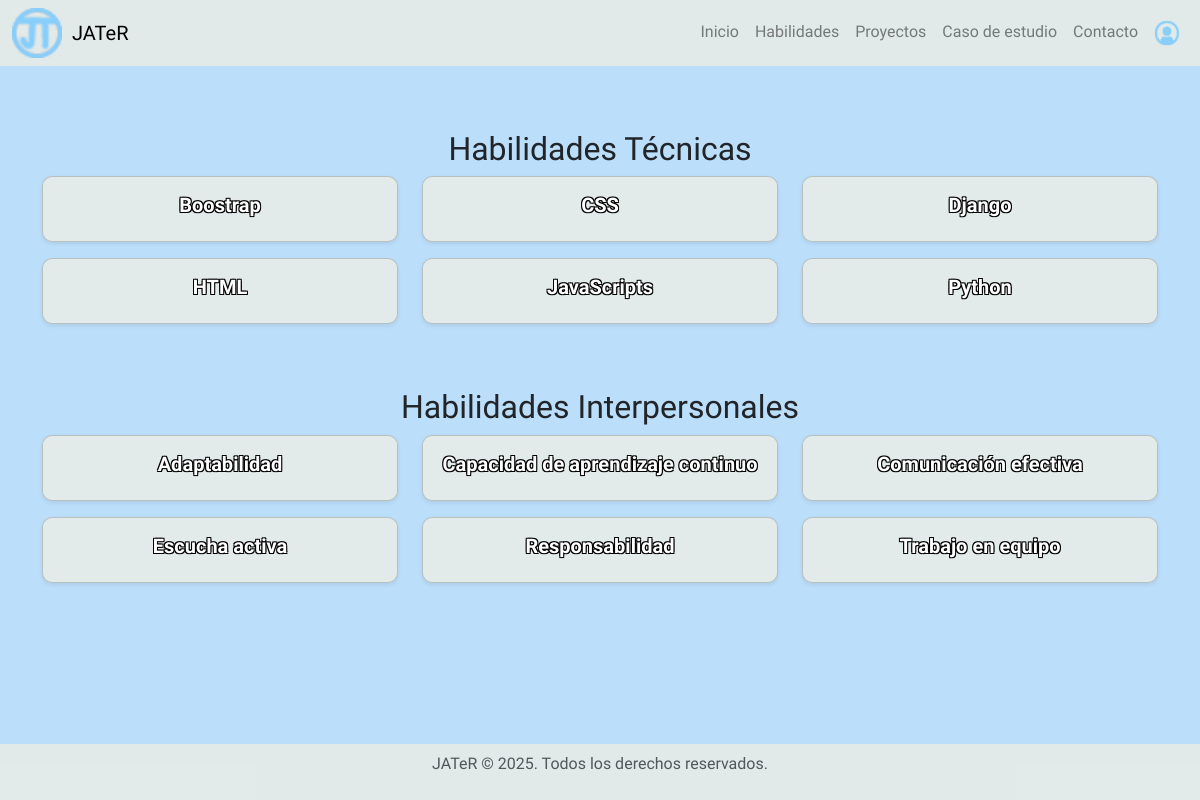
Page /habilidades/ on the earlier database version.
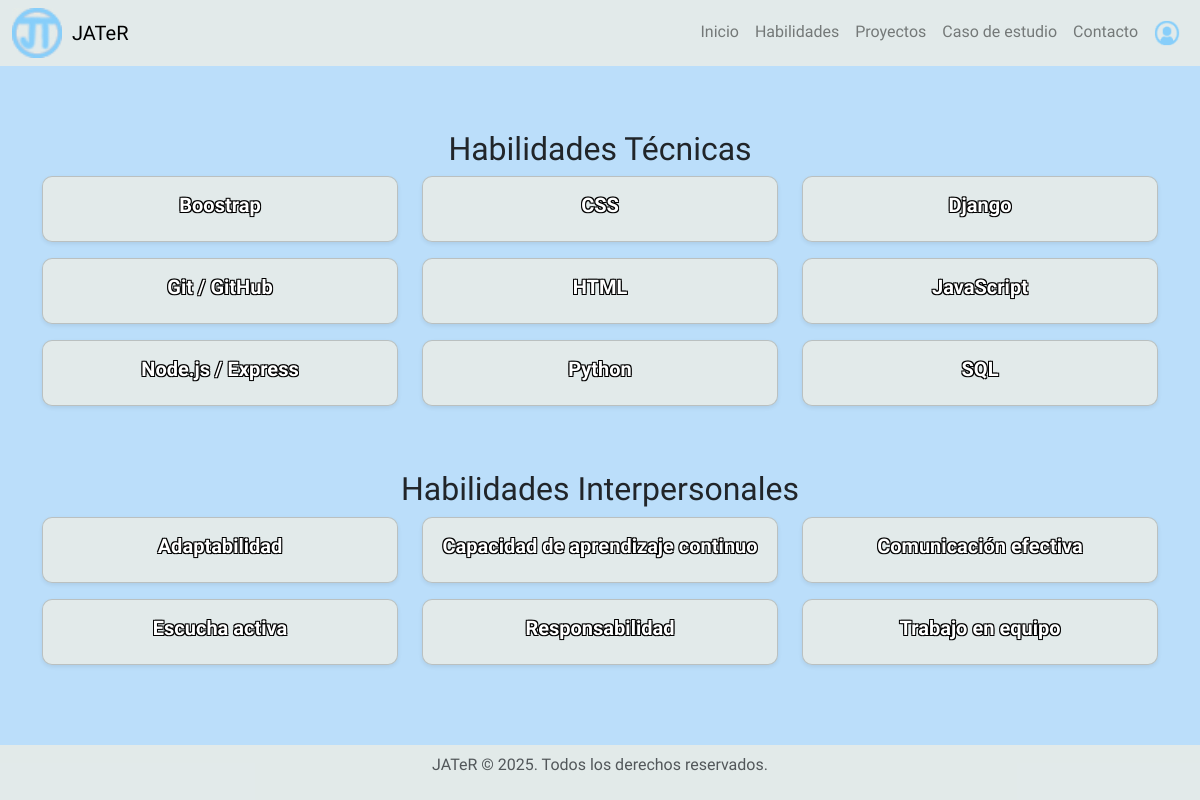
Same page on the later database version.
### proyectos/models.py (models this page shows, shortened)
class Habilidad(models.Model):
    TIPO_HABILIDAD = [
        ('tecnica', 'Técnica'),
        ('blanda', 'Interpersonal'),
    ]
    nombre = models.CharField(max_length=100)
    experiencia = models.IntegerField(help_text="Años de experiencia")
    tipo = models.CharField(max_length=10, choices=TIPO_HABILIDAD, default='tecnica')
    class Meta:
        ordering = ['nombre']

### proyectos/views.py (the view)
# urls.py: path('habilidades/', views.lista_habilidades, name='lista_habilidades'),
def lista_habilidades(request):
    habilidades_tecnicas = Habilidad.objects.filter(tipo='tecnica')
    habilidades_blandas = Habilidad.objects.filter(tipo='blanda')
    context = {
        "habilidades_tecnicas": habilidades_tecnicas,
        "habilidades_blandas": habilidades_blandas,
    }
    return render(request, "habilidades.html", context)

### proyectos/templates/habilidades.html (shortened to what this page needs)
{% extends "base.html" %}
{% load static %}
{% block content %}
<div class="container text-center my-5">
    <section id="habilities" class="mb-5">
        <h2>Habilidades Técnicas</h2>
        <div class="row habilities">
            {% if habilidades_tecnicas %}
                {% for hab in habilidades_tecnicas %}
                <div class="col-md-4 mb-3">
                    <div class="card shadow-sm">
                        <div class="card-body">
                            <h5 class="card-title">{{ hab.nombre }}</h5>
                        </div>
                    </div>
                </div>
                {% endfor %}
            {% else %}
                <p>No hay habilidades técnicas registradas aún.</p>
            {% endif %}
        </div>
    </section>
    <section id="soft-habilities">
        <h2>Habilidades Interpersonales</h2>
        <div class="row habilities">
            {% if habilidades_blandas %}
                {% for hab in habilidades_blandas %}
                <div class="col-md-4 mb-3">
                    <div class="card shadow-sm">
                        <div class="card-body">
                            <h5 class="card-title">{{ hab.nombre }}</h5>
                        </div>
                    </div>
                </div>
                {% endfor %}
            {% else %}
                <p>No hay habilidades interpersonales registradas aún.</p>
            {% endif %}
        </div>
    </section>
</div>
{% endblock %}

Differences in the rows shown:
added Habilidad: nombre "Git / GitHub", shown under "Habilidades Técnicas"
changed Habilidad: nombre "JavaScripts" → "JavaScript"
added Habilidad: nombre "Node.js / Express", shown under "Habilidades Técnicas"
added Habilidad: nombre "SQL", shown under "Habilidades Técnicas"
